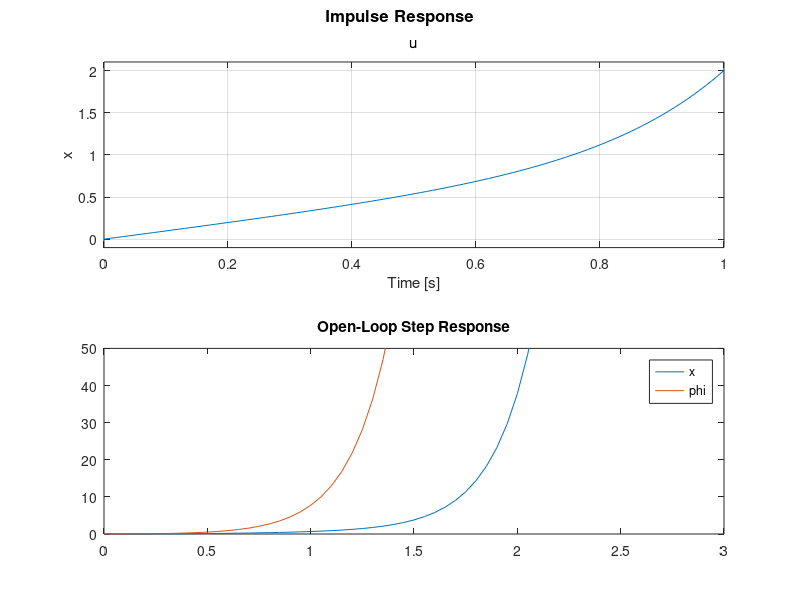

Reproduce this figure in MATLAB. (Note: this script raises an error after producing the figure.)
%%
close all; clear all; clc;

%% Define Model:

M = 1.0;
m = 0.1;
l = 0.3;
b = 0;
I = 1/3*m*l^2;
g = 9.8;
q = (M+m)*(I+m*l^2)-(m*l)^2;
s = tf('s');

P_cart = (((I+m*l^2)/q)*s^2 - (m*g*l/q))/(s^4 + (b*(I + m*l^2))*s^3/q - ((M + m)*m*g*l)*s^2/q - b*m*g*l*s/q);

P_pend = (m*l*s/q)/(s^3 + (b*(I + m*l^2))*s^2/q - ((M + m)*m*g*l)*s/q - b*m*g*l/q);


sys_tf = [P_cart; P_pend]

inputs = {'u'};
outputs = {'x'; 'phi'};

set(sys_tf,'InputName',inputs)
set(sys_tf,'OutputName',outputs)

sys_tf

%% Open-Loop Impulse Response:
t=0:0.01:1;
impulse(sys_tf,t);
title('Open-Loop Impulse Response')


%% Zeros and Poles of the open loop:

[zeros poles] = zpkdata(P_pend,'v')
[zeros poles] = zpkdata(P_cart,'v')

%% Open loop step response:

t = 0:0.05:10;
u = ones(size(t));
[y,t] = lsim(sys_tf,u,t);
plot(t,y)
title('Open-Loop Step Response')
axis([0 3 0 50])
legend('x','phi')

% System Infos given the step response:
step_info = lsiminfo(y,t);
cart_info = step_info(1)
pend_info = step_info(2)

%% Root locus plot:
rlocus(P_pend)
title('Root Locus of Plant (under Proportional Control)')
zeros = zero(P_pend)
poles = pole(P_pend)


%% Adding 2 zeros:
C = (s+1)*(s+3)/(s-5)
rlocus(C*P_pend)
title('Root Locus with PID Controller')


%% Impulse response:
K = 90;
T = feedback(P_pend,K*C);
impulse(T)
title('Impulse Disturbance Response of Pendulum Angle under PID Control');

T